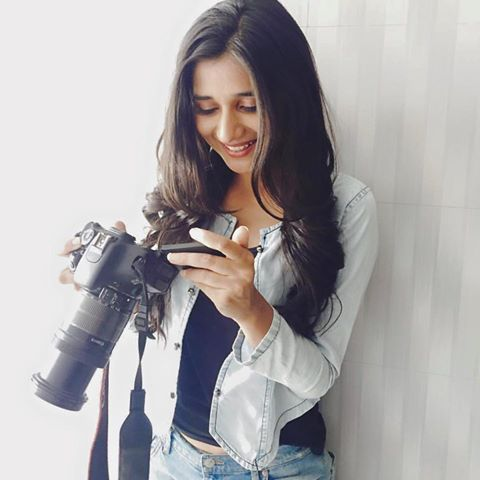
#> input picture youtubekm.jpg, 480 x 480 px
$ python pymatplotlibcustomimages.py   (older library calls are emulated)
#> lines starting #> are read from the running program, lines starting #| are printed output that depends on the picture
import numpy as np
from scipy.misc import imread,imresize
import matplotlib.pyplot as plt

img=imread('youtubekm.jpg')
#> img is the input picture: shape (480, 480, 3); mean R, G, B 170.6, 167.4, 168.8
img_tinted=img*[1,0.95,0.1]
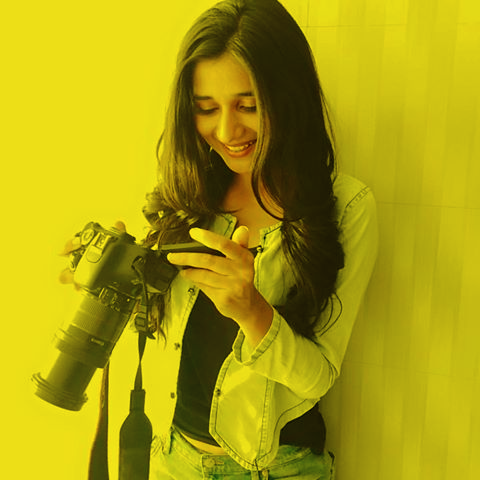
#> img_tinted: shape (480, 480, 3) float64; mean R, G, B 170.6, 159, 16.9

#show original image
plt.subplot(1,2,1)
plt.imshow(img)

#show tinted image
plt.subplot(1,2,2)
plt.imshow(np.uint8(img_tinted))
plt.show()
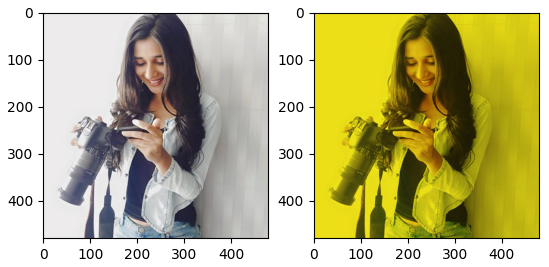
#> figure drawn by matplotlib, 2 panels
